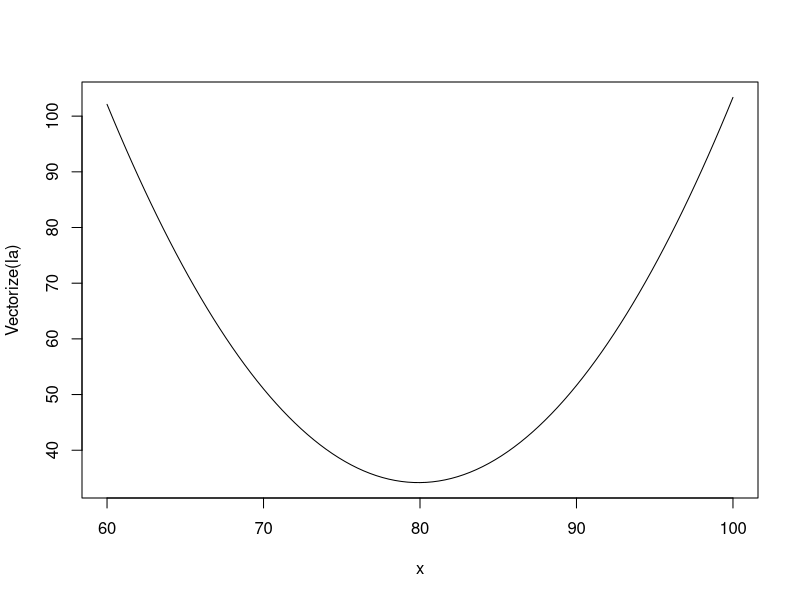
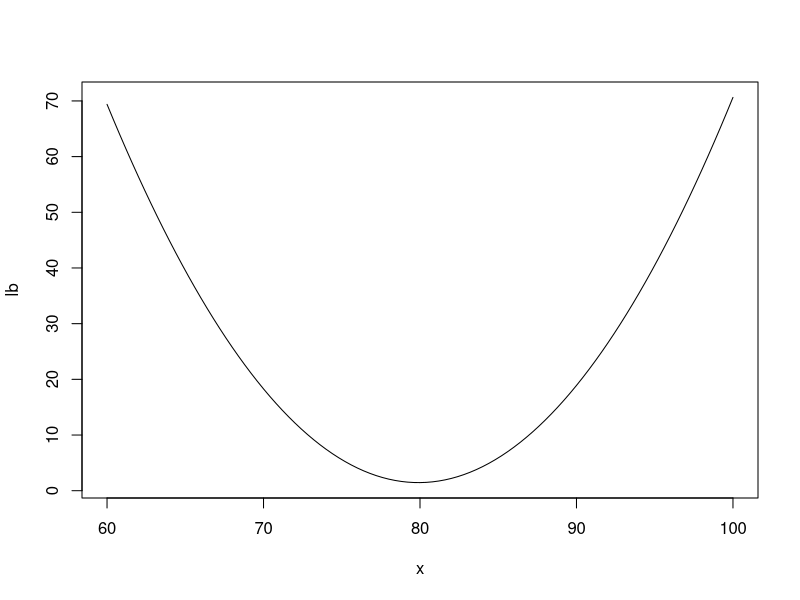
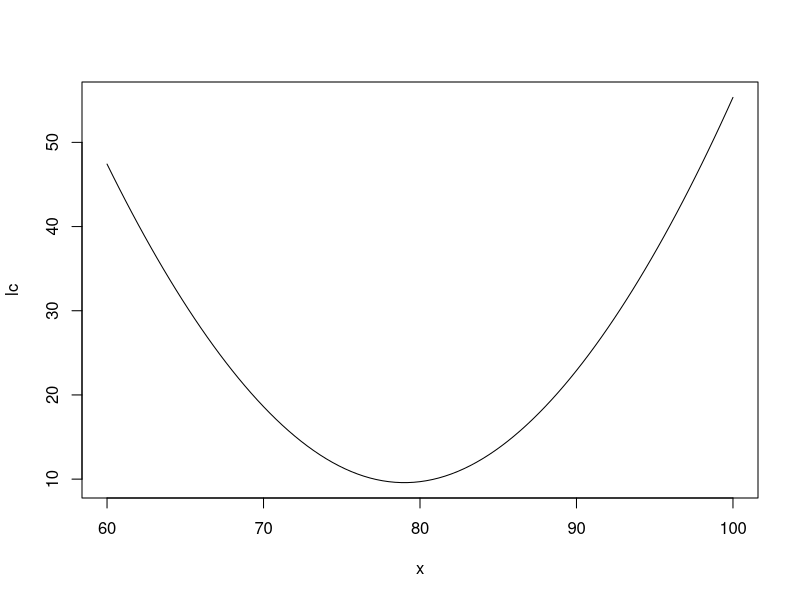
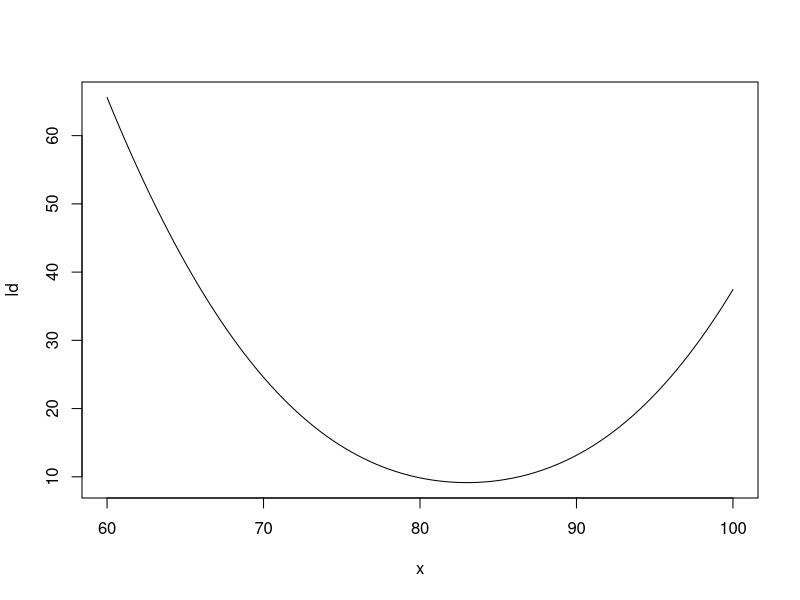
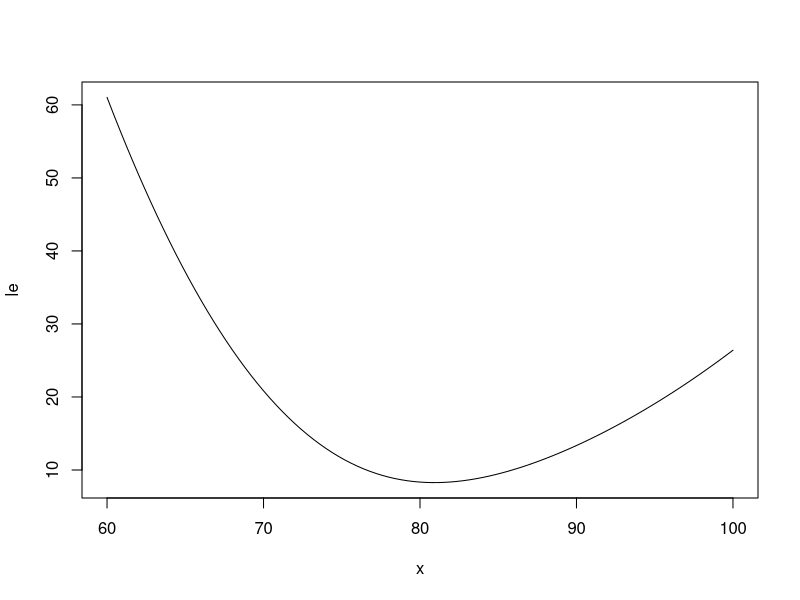
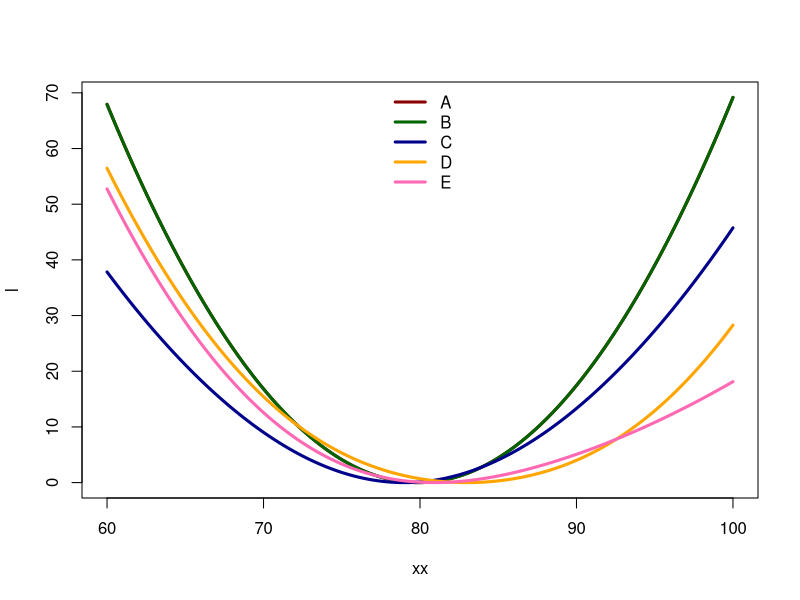

Here is the R script that generated these plots, in order:
x <- c(73, 75, 84, 76, 93, 79, 85, 80, 76, 78, 80)

o <- order(x)
sigma <- sd(x)

# a) all observed 

la<-function(mu) -sum(dnorm(x, mu, sd=sigma, log=TRUE))

plot(Vectorize(la), 60,100)

# b) only mean

lb<-function(mu) -dnorm(mean(x), mu, sd=sigma/sqrt(11), log=TRUE)

plot(lb, 60,100)

# c) only median

lc<-function(mu) -dnorm(median(x), mu, sd=sigma, log=TRUE)-5*pnorm(median(x),mu,sigma,log=TRUE)-5*pnorm(median(x),mu,sigma,log=TRUE, lower.tail=FALSE)

plot(lc, 60,100)

# d) only min and max

ld<-function(mu) -dnorm(min(x), mu, sd=sigma, log=TRUE)-dnorm(max(x), mu, sd=sigma, log=TRUE)-9*log(pnorm(max(x),mu,sigma)-pnorm(min(x),mu,sigma))

plot(ld, 60,100)

# e) two lowest

le<-function(mu) -dnorm(x[o[1]], mu, sd=sigma, log=TRUE)-dnorm(x[o[2]], mu, sd=sigma, log=TRUE)-9*pnorm(x[o[2]],mu,sigma, log=TRUE, lower.tail=FALSE)

plot(le, 60,100)

xx<-seq(60,100, length=1000)
l<-cbind(A=Vectorize(la)(xx), B=lb(xx), C=lc(xx), D=ld(xx), E=le(xx))
l<-apply(l,2,function(x)x-min(x))
matplot(xx, l, type="l", lwd=3, lty="solid", col=c("darkred", "darkgreen","darkblue","orange","hotpink"))
legend("top", legend=c("A","B","C","D","E"), col=c("darkred", "darkgreen","darkblue","orange","hotpink"), lwd=3, bty="n")
